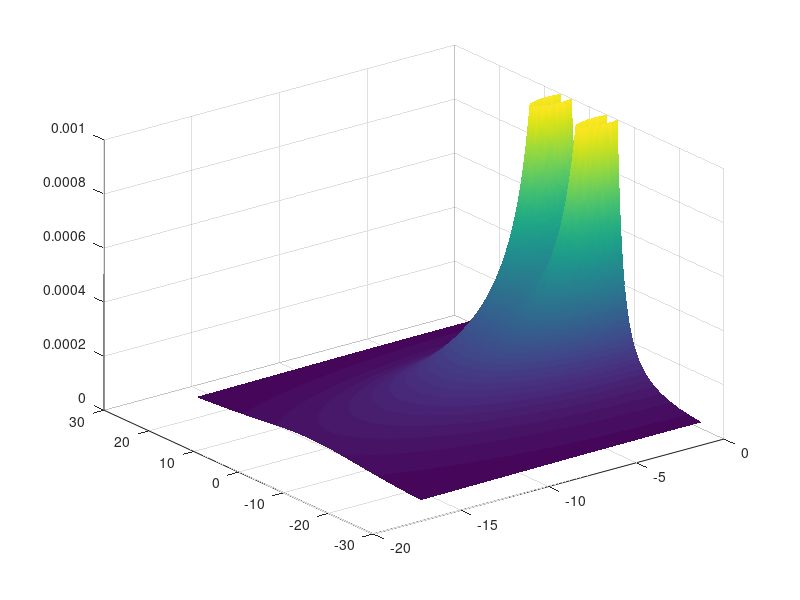

Write MATLAB code to recreate this figure.
function surfaceTest()
[x,y] = meshgrid(-16:0.1: 0,-25 : 0.1: 25);

c=100;
k=2000;
m=70;

s=x+i.*y;
z=abs(1./(m.*(s).^2+c.*(s)+k));
figure
surf(x,y,z)
zlim([0,0.001]);
caxis([0,0.001])


shading interp
end
